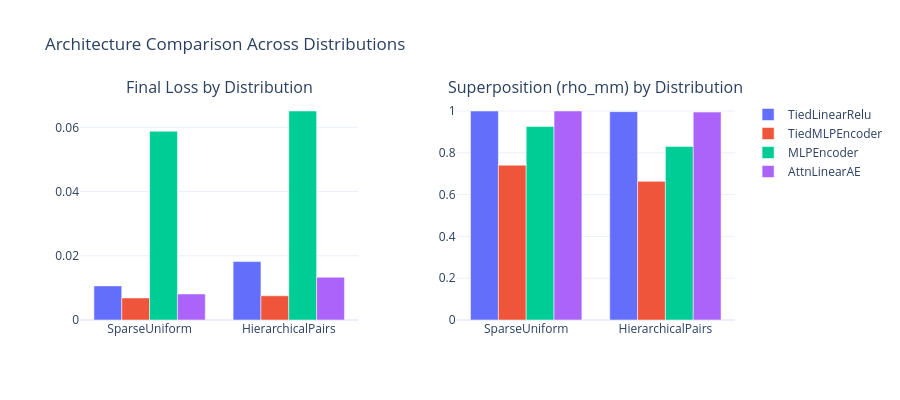

The notebook cell this image was saved under:
### Markdown cell above
## Side-by-Side Comparison

The architecture ranking is **stable** across distributions:
TiedMLPEncoder wins on loss in both cases, MLPEncoder loses in both,
and TiedLinearRelu and AttnLinearAE land in the middle. No crossovers.

### Code cell
# -- Comparison bar chart --

arch_names = list(models_sparse.keys())

fig_compare = make_subplots(
    rows=1,
    cols=2,
    subplot_titles=[
        "Final Loss by Distribution",
        "Superposition (rho_mm) by Distribution",
    ],
    horizontal_spacing=0.15,
)

# Loss comparison
for i, name in enumerate(arch_names):
    fig_compare.add_trace(
        go.Bar(
            x=["SparseUniform", "HierarchicalPairs"],
            y=[metrics[name]["final_loss"], metrics_hier[name]["final_loss"]],
            name=name,
            marker_color=colors[name],
            showlegend=True,
        ),
        row=1,
        col=1,
    )

# Superposition comparison
for i, name in enumerate(arch_names):
    fig_compare.add_trace(
        go.Bar(
            x=["SparseUniform", "HierarchicalPairs"],
            y=[metrics[name]["superposition"], metrics_hier[name]["superposition"]],
            name=name,
            marker_color=colors[name],
            showlegend=False,
        ),
        row=1,
        col=2,
    )

fig_compare.update_layout(
    title="Architecture Comparison Across Distributions",
    barmode="group",
    template="plotly_white",
    height=400,
    width=900,
)
fig_compare.show()

### Figure 1 — Plotly figure (JSON) as saved in the notebook; plotly's stock layout.template omitted (floating-point values rounded to 4 significant figures)
{"data": [{"marker": {"color": "#636EFA"}, "name": "TiedLinearRelu", "showlegend": true, "type": "bar", "x": ["SparseUniform", "HierarchicalPairs"], "xaxis": "x", "y": [0.01062, 0.01819], "yaxis": "y"}, {"marker": {"color": "#EF553B"}, "name": "TiedMLPEncoder", "showlegend": true, "type": "bar", "x": ["SparseUniform", "HierarchicalPairs"], "xaxis": "x", "y": [0.006857, 0.007551], "yaxis": "y"}, {"marker": {"color": "#00CC96"}, "name": "MLPEncoder", "showlegend": true, "type": "bar", "x": ["SparseUniform", "HierarchicalPairs"], "xaxis": "x", "y": [0.05876, 0.06508], "yaxis": "y"}, {"marker": {"color": "#AB63FA"}, "name": "AttnLinearAE", "showlegend": true, "type": "bar", "x": ["SparseUniform", "HierarchicalPairs"], "xaxis": "x", "y": [0.008094, 0.01332], "yaxis": "y"}, {"marker": {"color": "#636EFA"}, "name": "TiedLinearRelu", "showlegend": false, "type": "bar", "x": ["SparseUniform", "HierarchicalPairs"], "xaxis": "x2", "y": [1.0, 0.9969], "yaxis": "y2"}, {"marker": {"color": "#EF553B"}, "name": "TiedMLPEncoder", "showlegend": false, "type": "bar", "x": ["SparseUniform", "HierarchicalPairs"], "xaxis": "x2", "y": [0.7409, 0.6634], "yaxis": "y2"}, {"marker": {"color": "#00CC96"}, "name": "MLPEncoder", "showlegend": false, "type": "bar", "x": ["SparseUniform", "HierarchicalPairs"], "xaxis": "x2", "y": [0.9255, 0.8307], "yaxis": "y2"}, {"marker": {"color": "#AB63FA"}, "name": "AttnLinearAE", "showlegend": false, "type": "bar", "x": ["SparseUniform", "HierarchicalPairs"], "xaxis": "x2", "y": [1.0, 0.9949], "yaxis": "y2"}], "layout": {"annotations": [{"font": {"size": 16}, "showarrow": false, "text": "Final Loss by Distribution", "x": 0.2125, "xanchor": "center", "xref": "paper", "y": 1.0, "yanchor": "bottom", "yref": "paper"}, {"font": {"size": 16}, "showarrow": false, "text": "Superposition (rho_mm) by Distribution", "x": 0.7875, "xanchor": "center", "xref": "paper", "y": 1.0, "yanchor": "bottom", "yref": "paper"}], "barmode": "group", "height": 400, "title": {"text": "Architecture Comparison Across Distributions"}, "width": 900, "xaxis": {"anchor": "y", "domain": [0.0, 0.425]}, "xaxis2": {"anchor": "y2", "domain": [0.575, 1.0]}, "yaxis": {"anchor": "x", "domain": [0.0, 1.0]}, "yaxis2": {"anchor": "x2", "domain": [0.0, 1.0]}}}
